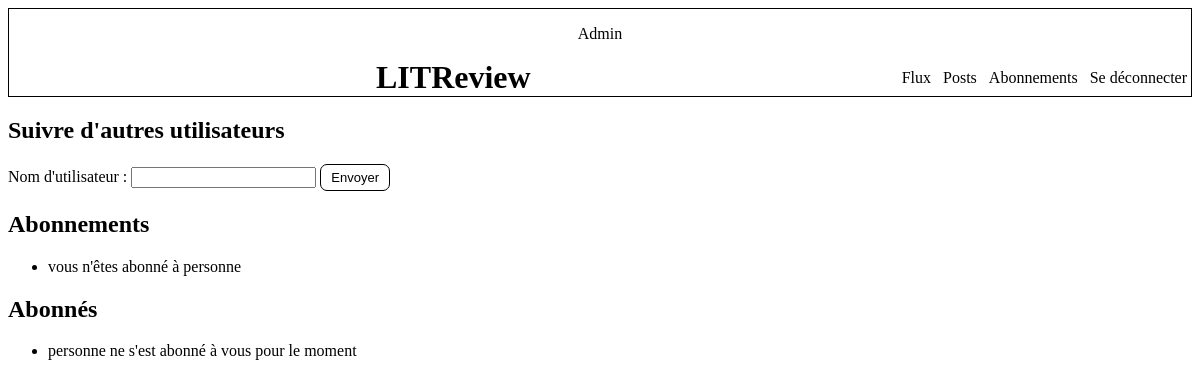
The page /abonnements/ (signed in) on the database as committed earlier.
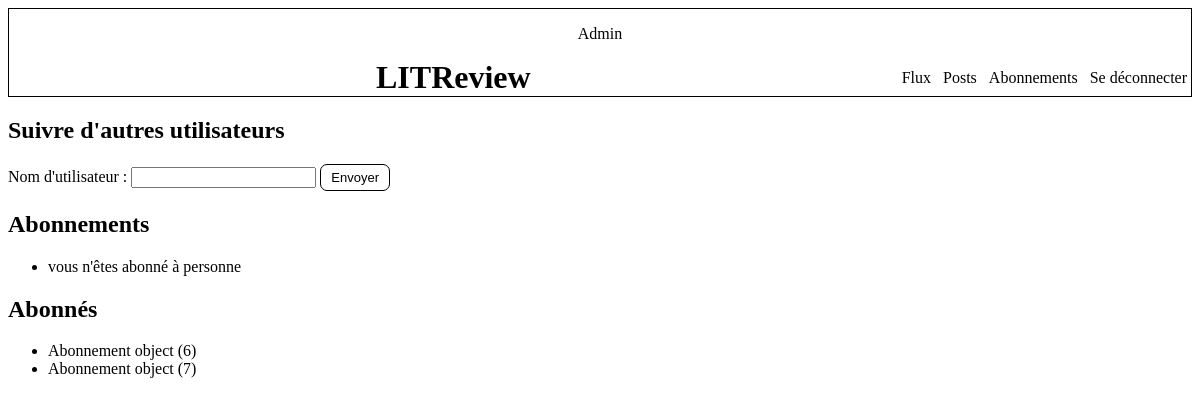
The same page on the database as committed later.
### connexion/models.py (models this page shows)
class User(AbstractUser):
    abonnement = models.ManyToManyField("self", through="Abonnement",
                                        symmetrical=False)

class Abonnement(models.Model):
    user = models.ForeignKey(to=settings.AUTH_USER_MODEL,
                             on_delete=models.CASCADE,
                             related_name="suivi_par")
    user_suivi = models.ForeignKey(to=settings.AUTH_USER_MODEL,
                                   on_delete=models.CASCADE,
                                   related_name="user_suivi")
    class Meta:
        unique_together = ("user", "user_suivi")

### blog/views.py (the view, shortened to what this page needs)
# urls.py: path("abonnements/", blog.views.suivre_user, name="abonnements"),
@login_required
def suivre_user(request):
    form = forms.AbonnementForm(instance=request.user)
    connecte = request.user
    user_suivis = connecte.user_suivi.all()
    abonnes = connecte.suivi_par.all()
    context = {"form": form, "user_suivis": user_suivis, "abonnés": abonnes}
    return render(request, "abonnements.html", context=context)

### blog/forms.py
class AbonnementForm(forms.ModelForm):
    class Meta:
        model = models.Abonnement
        fields = ["user_suivi"]
        labels = {"user_suivi": "Nom d'utilisateur"}
        widgets = {"user_suivi": forms.TextInput}

### blog/templates/abonnements.html (shortened to what this page needs)
{% extends "base.html" %}
{% block content %}
<div id="page_abonnements">
    <section id="suivre_user">
        <h2>Suivre d'autres utilisateurs</h2>
        <form method="post" novalidate>
            {{ form }}
            <button class="bouton" type="submit">Envoyer</button>
        </form>
    </section>
    <section id="abonnements">
        <h2>Abonnements</h2>
        <ul>
            {% if user_suivis %}
                {% for user_suivi in user_suivis %}
                    <li>
                        {{ user_suivi }}
                        <a class="bouton" href="#">Désabonner</a>
                    </li>
                {% endfor %}
            {% else %}
                <li>vous n'êtes abonné à personne</li>
            {% endif %}
        </ul>
    </section>
    <section id="abonnes">
        <h2>Abonnés</h2>
        <ul>
            {% if abonnés %}
                {% for abonné in abonnés %}
                    <li>
                        {{ abonné }}
                    </li>
                {% endfor %}
            {% else %}
                <li>personne ne s'est abonné à vous pour le moment</li>
            {% endif %}
        </ul>
    </section>
</div>
{% endblock content %}

### LITReview/templates/base.html (shortened to what this page needs)
<!DOCTYPE html>
{% load static %}
<html lang="fr">
<head>
    <link rel="stylesheet" href="{% static 'styles.css' %}">
</head>
<body>
    <header>
        <p>{{ user }}</p>
        <h1>LITReview</h1>
        {% if user.is_authenticated %}
            <nav>
                <a href="{% url 'flux' %}">Flux</a>
                <a href="#">Posts</a>
                <a href="{% url 'abonnements' %}">Abonnements</a>
                <a href="{% url 'deconnexion' %}">Se déconnecter</a>
            </nav>
        {% endif %}
    </header>
    {% block content %}
    {% endblock content %}
</body>
</html>

### LITReview/static/styles.css (style rules this page uses)
* { font-family: "Arial", "Georgia", "sans-serif" box-sizing: border-box; }
header { border: 1px black solid; text-align : center; }
header h1 { display: inline-block; margin: 0 }
header nav { display: inline-block; float: right; padding-top: 10px; padding-bottom: 10px; }
header nav a { text-decoration: none; color: black; margin: 4px; }
.bouton { color: black; text-decoration: none; font-size: small; background-color: white; border: 1px black solid; border-radius: 7px; padding: 5px 10px 5px 10px; }

Rows that differ between the two databases and show on the page:
added Abonnement: id "Abonnement object (6)"
added Abonnement: id "Abonnement object (7)"
Other text that changed with them:
text no longer shown: "personne ne s'est abonné à vous pour le moment"
